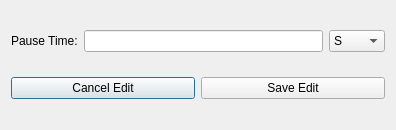
<?xml version="1.0" encoding="UTF-8"?>
<ui version="4.0">
 <class>pauseBox</class>
 <widget class="QDialog" name="pauseBox">
  <property name="geometry">
   <rect>
    <x>0</x>
    <y>0</y>
    <width>396</width>
    <height>130</height>
   </rect>
  </property>
  <property name="windowTitle">
   <string>Pause Settings</string>
  </property>
  <layout class="QGridLayout" name="gridLayout">
   <item row="1" column="0" colspan="2">
    <layout class="QHBoxLayout" name="horizontalLayout">
     <item>
      <widget class="QPushButton" name="cancelAction">
       <property name="text">
        <string>Cancel Edit</string>
       </property>
      </widget>
     </item>
     <item>
      <widget class="QPushButton" name="saveAction">
       <property name="text">
        <string>Save Edit</string>
       </property>
      </widget>
     </item>
    </layout>
   </item>
   <item row="0" column="0" colspan="2">
    <layout class="QHBoxLayout" name="horizontalLayout_2">
     <item>
      <widget class="QLabel" name="label">
       <property name="text">
        <string>Pause Time:</string>
       </property>
      </widget>
     </item>
     <item>
      <widget class="QLineEdit" name="pause"/>
     </item>
     <item>
      <widget class="QComboBox" name="pauseUnits">
       <item>
        <property name="text">
         <string>S</string>
        </property>
       </item>
       <item>
        <property name="text">
         <string>Mins</string>
        </property>
       </item>
       <item>
        <property name="text">
         <string>Hrs</string>
        </property>
       </item>
      </widget>
     </item>
    </layout>
   </item>
  </layout>
 </widget>
 <resources/>
 <connections/>
</ui>
